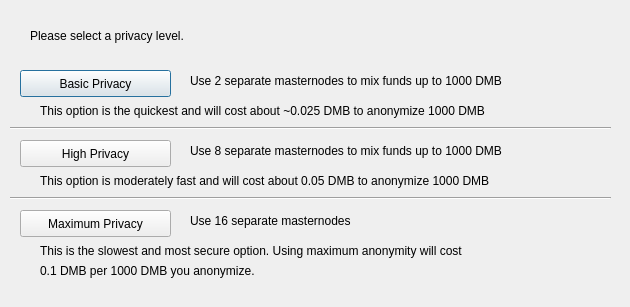
<?xml version="1.0" encoding="UTF-8"?>
<ui version="4.0">
 <class>DarksendConfig</class>
 <widget class="QDialog" name="DarksendConfig">
  <property name="geometry">
   <rect>
    <x>0</x>
    <y>0</y>
    <width>630</width>
    <height>307</height>
   </rect>
  </property>
  <property name="windowTitle">
   <string>Configure Darksend</string>
  </property>
  <widget class="QPushButton" name="buttonBasic">
   <property name="geometry">
    <rect>
     <x>20</x>
     <y>70</y>
     <width>151</width>
     <height>27</height>
    </rect>
   </property>
   <property name="text">
    <string>Basic Privacy</string>
   </property>
  </widget>
  <widget class="QPushButton" name="buttonHigh">
   <property name="geometry">
    <rect>
     <x>20</x>
     <y>140</y>
     <width>151</width>
     <height>27</height>
    </rect>
   </property>
   <property name="text">
    <string>High Privacy</string>
   </property>
  </widget>
  <widget class="QPushButton" name="buttonMax">
   <property name="geometry">
    <rect>
     <x>20</x>
     <y>210</y>
     <width>151</width>
     <height>27</height>
    </rect>
   </property>
   <property name="text">
    <string>Maximum Privacy</string>
   </property>
  </widget>
  <widget class="QLabel" name="label">
   <property name="geometry">
    <rect>
     <x>30</x>
     <y>20</y>
     <width>571</width>
     <height>31</height>
    </rect>
   </property>
   <property name="text">
    <string>Please select a privacy level.</string>
   </property>
  </widget>
  <widget class="QLabel" name="label_2">
   <property name="geometry">
    <rect>
     <x>190</x>
     <y>70</y>
     <width>421</width>
     <height>21</height>
    </rect>
   </property>
   <property name="text">
    <string>Use 2 separate masternodes to mix funds up to 1000 DMB</string>
   </property>
  </widget>
  <widget class="QLabel" name="label_3">
   <property name="geometry">
    <rect>
     <x>190</x>
     <y>140</y>
     <width>411</width>
     <height>21</height>
    </rect>
   </property>
   <property name="text">
    <string>Use 8 separate masternodes to mix funds up to 1000 DMB</string>
   </property>
  </widget>
  <widget class="QLabel" name="label_4">
   <property name="geometry">
    <rect>
     <x>190</x>
     <y>210</y>
     <width>421</width>
     <height>21</height>
    </rect>
   </property>
   <property name="text">
    <string>Use 16 separate masternodes</string>
   </property>
  </widget>
  <widget class="QLabel" name="label_6">
   <property name="geometry">
    <rect>
     <x>40</x>
     <y>100</y>
     <width>561</width>
     <height>21</height>
    </rect>
   </property>
   <property name="text">
    <string>This option is the quickest and will cost about ~0.025 DMB to anonymize 1000 DMB</string>
   </property>
  </widget>
  <widget class="QLabel" name="label_7">
   <property name="geometry">
    <rect>
     <x>40</x>
     <y>170</y>
     <width>561</width>
     <height>21</height>
    </rect>
   </property>
   <property name="text">
    <string>This option is moderately fast and will cost about 0.05 DMB to anonymize 1000 DMB</string>
   </property>
  </widget>
  <widget class="QLabel" name="label_8">
   <property name="geometry">
    <rect>
     <x>40</x>
     <y>240</y>
     <width>561</width>
     <height>21</height>
    </rect>
   </property>
   <property name="text">
    <string>This is the slowest and most secure option. Using maximum anonymity will cost</string>
   </property>
  </widget>
  <widget class="QLabel" name="label_9">
   <property name="geometry">
    <rect>
     <x>40</x>
     <y>260</y>
     <width>561</width>
     <height>21</height>
    </rect>
   </property>
   <property name="text">
    <string>0.1 DMB per 1000 DMB you anonymize.</string>
   </property>
  </widget>
  <widget class="Line" name="line">
   <property name="geometry">
    <rect>
     <x>10</x>
     <y>120</y>
     <width>601</width>
     <height>16</height>
    </rect>
   </property>
   <property name="orientation">
    <enum>Qt::Horizontal</enum>
   </property>
  </widget>
  <widget class="Line" name="line_2">
   <property name="geometry">
    <rect>
     <x>10</x>
     <y>190</y>
     <width>601</width>
     <height>16</height>
    </rect>
   </property>
   <property name="orientation">
    <enum>Qt::Horizontal</enum>
   </property>
  </widget>
 </widget>
 <resources/>
 <connections/>
</ui>
